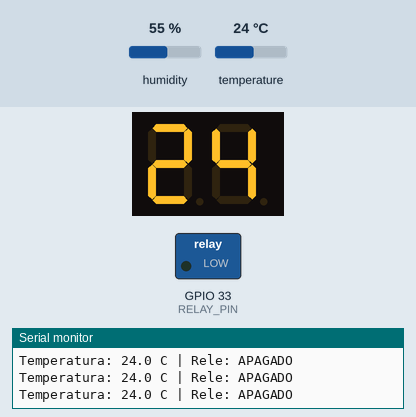
The program below on a simulated ESP32. On the bench: 2-digit seven-segment display, switched loads named in the program (green lamp = pin HIGH), the last lines printed to the serial monitor. Wiring (from diagram.json): 2-digit 7-segment display, segments lit when LOW: segments GPIO 23, GPIO 22, GPIO 21, GPIO 19, GPIO 18, GPIO 5, GPIO 17, GPIO 16, GPIO 4, GPIO 14, GPIO 2, GPIO 15, GPIO 13, GPIO 12. The inputs (shaded band) are chosen by the test bench; at power-on: temperature 24 °C, humidity 55 %. The segment pins are drawn as the display they are named for; pins used as bus, display or sensor lines are not drawn.

Above: at 6.8 s.
6.9 s: temperature set to 32.6 °C
At 10.3 s:
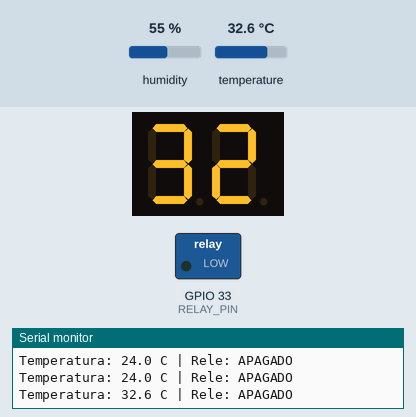
12.3 s: temperature set to 33.5 °C
At 14.6 s:
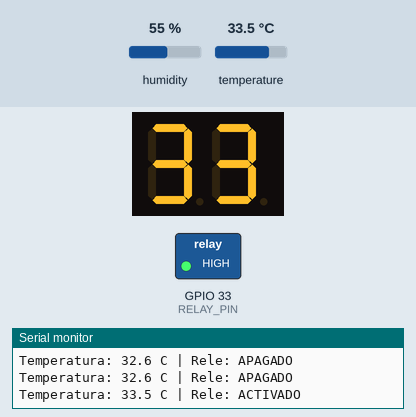
17.7 s: temperature set to 12 °C
At 18.8 s:
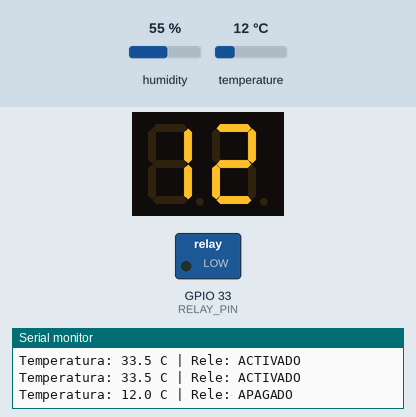
23.1 s: temperature set to 33 °C
At 27.3 s:
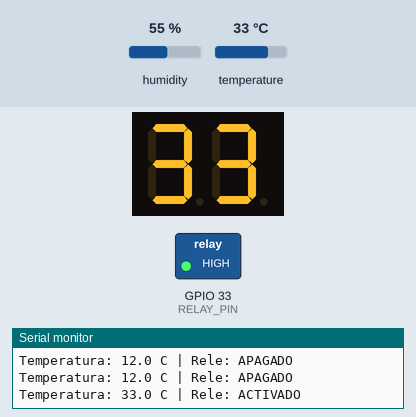
Timing chart, 0 to 28.8 s (numbered marks = the images above; inputs shaded):
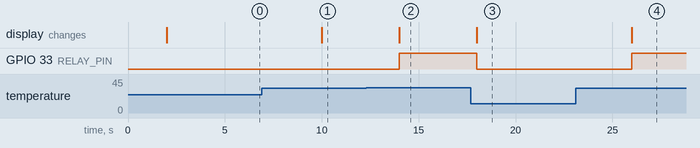

The program:

main.cpp
```cpp
#include <Arduino.h>
#include <DHT.h>

namespace {
constexpr uint8_t DHT_PIN = 32;
constexpr uint8_t RELAY_PIN = 33;
constexpr float RELAY_TEMPERATURE_C = 33.0f;
constexpr uint32_t SENSOR_INTERVAL_MS = 2000;
constexpr uint8_t DHT_TYPE = DHT22;

// Cada arreglo corresponde a un display y enumera los pines en orden A-G.
// Segmentos en orden A, B, C, D, E, F, G. En cátodo común, HIGH enciende.
constexpr uint8_t TENS_SEGMENTS[] = {23, 22, 21, 19, 18, 5, 17};
constexpr uint8_t UNITS_SEGMENTS[] = {16, 4, 14, 2, 15, 13, 12};

// Para cada número, 1 enciende el segmento correspondiente y 0 lo apaga.
constexpr uint8_t DIGIT_PATTERNS[10][7] = {
    {1, 1, 1, 1, 1, 1, 0},
    {0, 1, 1, 0, 0, 0, 0},
    {1, 1, 0, 1, 1, 0, 1},
    {1, 1, 1, 1, 0, 0, 1},
    {0, 1, 1, 0, 0, 1, 1},
    {1, 0, 1, 1, 0, 1, 1},
    {1, 0, 1, 1, 1, 1, 1},
    {1, 1, 1, 0, 0, 0, 0},
    {1, 1, 1, 1, 1, 1, 1},
    {1, 1, 1, 1, 0, 1, 1}
};

// Encapsula el DHT22 para que el resto del programa no dependa de su librería.
class Dht22Sensor {
 public:
  Dht22Sensor(uint8_t pin) : sensor_(pin, DHT_TYPE) {}

  void begin() {
    sensor_.begin();
  }

  float readTemperatureC() {
    // Si la lectura falla, la librería devuelve NaN (valor no numérico).
    return sensor_.readTemperature();
  }

 private:
  DHT sensor_;
};

// Controla un solo display de 7 segmentos usando los pines que recibe.
class SevenSegmentDisplay {
 public:
  SevenSegmentDisplay(const uint8_t* segmentPins) : segmentPins_(segmentPins) {}

  void begin() {
    for (uint8_t segment = 0; segment < 7; ++segment) {
      pinMode(segmentPins_[segment], OUTPUT);
    }
    clear();
  }

  void showDigit(uint8_t digit) {
    for (uint8_t segment = 0; segment < 7; ++segment) {
        // En Ánodo Común: LOW enciende, HIGH apaga
        digitalWrite(segmentPins_[segment], DIGIT_PATTERNS[digit][segment] == 1 ? LOW : HIGH);
    }
}

void clear() {
    for (uint8_t segment = 0; segment < 7; ++segment) {
        digitalWrite(segmentPins_[segment], HIGH); // HIGH apaga en Ánodo Común
    }
}

  private:
  const uint8_t* segmentPins_;
};

// Combina los displays de decenas y unidades para mostrar 00-99 grados.
class TemperatureDisplay {
 public:
  TemperatureDisplay()
      : tensDisplay_(TENS_SEGMENTS), unitsDisplay_(UNITS_SEGMENTS) {}

  void begin() {
    tensDisplay_.begin();
    unitsDisplay_.begin();
  }

  void showTemperature(float temperatureC) {
    // Se muestra la parte entera; se limita el resultado al rango de dos dígitos.
    const int temperature = constrain(static_cast<int>(temperatureC), 0, 99);
    tensDisplay_.showDigit(temperature / 10);
    unitsDisplay_.showDigit(temperature % 10);
  }

  void clear() {
    tensDisplay_.clear();
    unitsDisplay_.clear();
  }

 private:
  SevenSegmentDisplay tensDisplay_;
  SevenSegmentDisplay unitsDisplay_;
};

// Decide cuándo activar el relé comparando la temperatura con el umbral.
class TemperatureRelay {
 public:
  TemperatureRelay(uint8_t pin, float thresholdC)
      : pin_(pin), thresholdC_(thresholdC) {}

  void begin() {
    pinMode(pin_, OUTPUT);
    setActive(false);
  }

  bool update(float temperatureC) {
    // El relé se activa al alcanzar o superar el umbral.
    const bool shouldBeActive = temperatureC >= thresholdC_;
    setActive(shouldBeActive);
    return shouldBeActive;
  }

  void setActive(bool active) {
    digitalWrite(pin_, active ? HIGH : LOW);
  }

 private:
  uint8_t pin_;
  float thresholdC_;
};

// Coordina sensor, displays y relé: es la clase que usa el programa principal.
class TemperatureMonitor {
 public:
  TemperatureMonitor()
      : sensor_(DHT_PIN),
        display_(),
        relay_(RELAY_PIN, RELAY_TEMPERATURE_C),
        lastReadMs_(0) {}

  void begin() {
    Serial.begin(115200);
    sensor_.begin();
    display_.begin();
    relay_.begin();
  }

  void update() {
    const uint32_t now = millis();
    // El DHT22 necesita tiempo entre lecturas; millis evita detener el programa.
    if (now - lastReadMs_ < SENSOR_INTERVAL_MS) {
      return;
    }
    lastReadMs_ = now;

    const float temperatureC = sensor_.readTemperatureC();
    if (isnan(temperatureC)) {
      // Ante un error, se deja el sistema en un estado seguro: relé apagado.
      handleSensorError();
      return;
    }

    display_.showTemperature(temperatureC);
    const bool relayIsActive = relay_.update(temperatureC);
    printStatus(temperatureC, relayIsActive);
  }

 private:
  void handleSensorError() {
    display_.clear();
    relay_.setActive(false);
    Serial.println("Error al leer el DHT22; rele apagado.");
  }

  void printStatus(float temperatureC, bool relayIsActive) {
    Serial.print("Temperatura: ");
    Serial.print(temperatureC, 1);
    Serial.print(" C | Rele: ");
    Serial.println(relayIsActive ? "ACTIVADO" : "APAGADO");
  }

  Dht22Sensor sensor_;
  TemperatureDisplay display_;
  TemperatureRelay relay_;
  uint32_t lastReadMs_;
};

TemperatureMonitor monitor;
}  // namespace

void setup() {
  monitor.begin();
}

void loop() {
  monitor.update();
}
```

Measured:
- the behaviour switches between 32.9 and 33 °C on temperature (found by bisection; images 1 and 2)
- after the input at 6.9 s, the display: changes after 3.1 s (image 1)
- after the input at 12.3 s, GPIO 33 (RELAY_PIN): LOW → HIGH after 1.7 s; the display: changes after 1.7 s (image 2)
- after the input at 17.7 s, GPIO 33 (RELAY_PIN): HIGH → LOW after 0.31 s; the display: changes after 0.31 s (image 3)
- after the input at 23.1 s, GPIO 33 (RELAY_PIN): LOW → HIGH after 2.9 s; the display: changes after 2.9 s (image 4)
